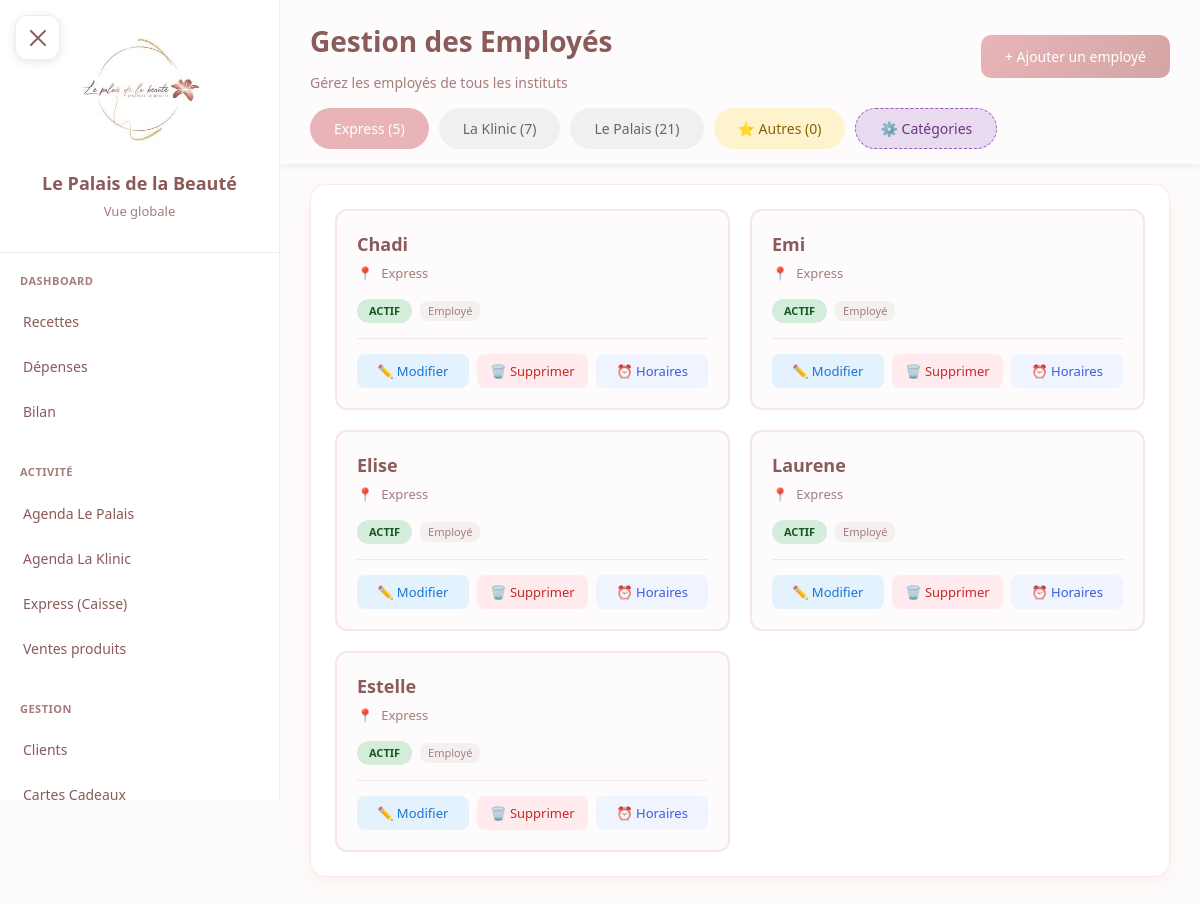
The app's page /employes/ (signed in) with its own data.
### core/models.py (models this page shows, shortened)
class Institut(models.Model):
    nom = models.CharField(max_length=100)
    code = models.CharField(max_length=20, unique=True)  # 'palais', 'klinic', 'express'
    a_agenda = models.BooleanField(default=True)  # False pour Express
    heure_ouverture = models.TimeField(default='07:00')
    heure_fermeture = models.TimeField(default='23:00')
    fond_caisse = models.IntegerField(default=30000)  # Montant en CFA
    actif = models.BooleanField(default=True)
    class Meta:
        verbose_name = "Institut"
        verbose_name_plural = "Instituts"

class Employe(models.Model):
    RANG_CHOICES = [
        ('superieur', 'Supérieur'),
        ('manager', 'Manager'),
        ('employe', 'Employé'),
    ]
    nom = models.CharField(max_length=100)
    institut = models.ForeignKey(
        Institut,
        on_delete=models.SET_NULL,
        null=True,
        blank=True,
        related_name='employes'
    )
    actif = models.BooleanField(default=True)
    ordre_affichage = models.IntegerField(default=0)
    prenom = models.CharField(max_length=100, blank=True, default='')
    telephone = models.CharField(max_length=20, blank=True, null=True)
    categorie = models.ForeignKey(
        CategorieEmploye,
        on_delete=models.SET_NULL,
        null=True,
        blank=True,
        related_name='employes'
    )
    rang = models.CharField(max_length=20, choices=RANG_CHOICES, default='employe')
    salaire_base = models.IntegerField(
        default=0,
        validators=[MinValueValidator(0)],
        help_text="Salaire mensuel de base en CFA"
    )
    date_embauche = models.DateField(null=True, blank=True)
    est_dans_agenda = models.BooleanField(
        default=True,
        help_text="False pour vigiles, ménage, etc."
    )
    class Meta:
        verbose_name = "Employé"
        verbose_name_plural = "Employés"
        ordering = ['ordre_affichage', 'nom']
    def get_full_name(self):
        if self.prenom:
            return f"{self.prenom} {self.nom}"
        return self.nom

### core/views.py (the view)
# urls.py: path('employes/', views.employes_list, name='employes_list'),
@login_required
@role_required(['patron'])
def employes_list(request):
    instituts = Institut.objects.all().order_by('nom')
    employes_par_institut = {}
    for institut in instituts:
        employes_par_institut[institut] = Employe.objects.filter(
            institut=institut
        ).select_related('categorie').order_by('ordre_affichage', 'nom')
    employes_autres = Employe.objects.filter(
        institut__isnull=True
    ).select_related('categorie').order_by('ordre_affichage', 'nom')
    categories = CategorieEmploye.objects.filter(actif=True).order_by('ordre_affichage', 'nom')
    return render(request, 'employes/liste.html', {
        'instituts': instituts,
        'employes_par_institut': employes_par_institut,
        'employes_autres': employes_autres,
        'categories': categories,
    })

### core/models.py (called while the page is built)
    def is_patron(self):
        return self.role == 'patron'

### templates/employes/liste.html (shortened to what this page needs)
{% extends 'base.html' %}
{% block content %}
<div class="employes-container">
    <div class="sticky-header">
        <div class="page-header" style="margin-bottom: 0;">
            <div>
                <h1 class="page-title">Gestion des Employés</h1>
                <p class="page-subtitle">Gérez les employés de tous les instituts</p>
            </div>
            <button class="btn-add" onclick="openModal()">
                + Ajouter un employé
            </button>
        </div>
        <div class="institut-tabs">
            {% for institut, employes in employes_par_institut.items %}
            <button class="institut-tab {% if forloop.first %}active{% endif %}"
                    onclick="switchTab('{{ institut.code }}', this)">
                {{ institut.nom }} ({{ employes|length }})
            </button>
            {% endfor %}
            <button class="institut-tab tab-autres"
                    onclick="switchTab('autres', this)">
                ⭐ Autres ({{ employes_autres|length }})
            </button>
            <button class="institut-tab tab-categories"
                    onclick="switchTab('categories', this)">
                ⚙️ Catégories
            </button>
        </div>
    </div>
    {% for institut, employes in employes_par_institut.items %}
    <div class="institut-section {% if forloop.first %}active{% endif %}" id="tab-{{ institut.code }}">
        {% if employes %}
        <div class="employes-grid">
            {% for employe in employes %}
            <div class="employe-card {% if not employe.actif %}inactive{% endif %}">
                <div class="employe-name">{{ employe.get_full_name }}</div>
                <div class="employe-info">
                    <div class="employe-info-item">
                        <span>📍</span>
                        <span>{{ employe.institut.nom }}</span>
                    </div>
                </div>
                <div style="display:flex; gap:8px; margin-top:8px; align-items:center;">
                    <span class="status-badge {% if employe.actif %}actif{% else %}inactif{% endif %}">
                        {% if employe.actif %}Actif{% else %}Inactif{% endif %}
                    </span>
                    <span class="rang-badge">{{ employe.get_rang_display }}</span>
                </div>
                <div class="employe-actions">
                    <button class="btn-action btn-edit"
                            onclick="openModal(
                                '{{ employe.id }}',
                                '{{ employe.nom|escapejs }}',
                                '{{ employe.prenom|escapejs }}',
                                '{{ employe.telephone|default:''|escapejs }}',
                                '{{ employe.institut.code|default:''|escapejs }}',
                                '{{ employe.categorie.id|default:'' }}',
                                '{{ employe.rang }}',
                                '{{ employe.salaire_base }}',
                                '{{ employe.date_embauche|default:''|date:'Y-m-d' }}',
                                {{ employe.est_dans_agenda|yesno:'true,false' }}
                            )">
                        ✏️ Modifier
                    </button>
                    <button class="btn-action btn-delete"
                            onclick="supprimerEmploye('{{ employe.id }}', '{{ employe.get_full_name|escapejs }}')">
                        🗑️ Supprimer
                    </button>
                    <button class="btn-action" style="background:#f0f4ff;color:#3b5bdb;"
                            onclick="ouvrirHoraires({{ employe.id }}, '{{ employe.get_full_name|escapejs }}')">
                        ⏰ Horaires
                    </button>
                </div>
            </div>
            {% endfor %}
        </div>
        {% else %}
        <div class="empty-state">Aucun employé pour cet institut</div>
        {% endif %}
    </div>
    {% endfor %}
</div>
{% endblock %}

### records on screen
Institut: nom "Express", employes "5"
Institut: nom "La Klinic", employes "7"
Institut: nom "Le Palais", employes "21"
Employe: get_full_name "Chadi", institut.nom "Express", actif "ACTIF", rang "Employé"
Employe: get_full_name "Emi", institut.nom "Express", actif "ACTIF", rang "Employé"
Employe: get_full_name "Elise", institut.nom "Express", actif "ACTIF", rang "Employé"
Employe: get_full_name "Laurene", institut.nom "Express", actif "ACTIF", rang "Employé"
Employe: get_full_name "Estelle", institut.nom "Express", actif "ACTIF", rang "Employé"

### other values on screen
{{ employes_autres|length }} "0"
